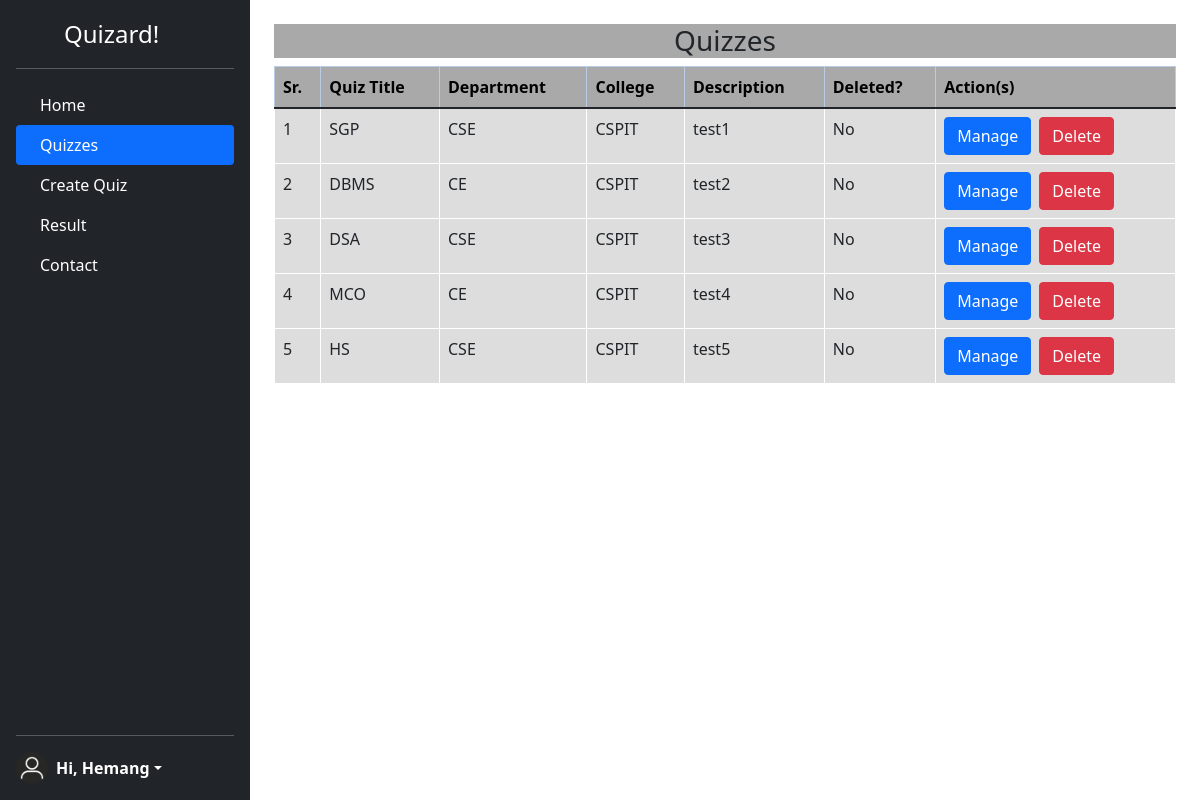
Page /t_quiz.php (signed in) on the committed database.
### tables this page shows
CREATE TABLE `quiz_list` (
  `quiz_id` int(11) NOT NULL,
  `quiz_name` varchar(1000) NOT NULL,
  `dept` varchar(50) NOT NULL,
  `college` varchar(50) NOT NULL,
  `quiz_info` varchar(1000) NOT NULL,
  `deleted` varchar(3) NOT NULL DEFAULT 'No',
  `quiz_date` timestamp NOT NULL DEFAULT CURRENT_TIMESTAMP
);

### t_quiz.php (the view, shortened to what this page needs)
<?php
include 'config.php';
$result = mysqli_query($con, "select * from quiz_list;");
?>
<!DOCTYPE html>
<html lang="en">
<head>
	<link rel="stylesheet" href="css/student.css">
	<link href="https://cdn.jsdelivr.net/npm/bootstrap@5.1.3/dist/css/bootstrap.min.css" rel="stylesheet">
</head>
<body>
	<div class="page">
		<div class="d-flex flex-column vh-100 flex-shrink-0 p-3 text-white bg-dark" style="width: 250px;"> <a href="/" class="d-flex align-items-center mb-3 mb-md-0 me-md-auto text-white text-decoration-none"> <svg class="bi me-2" width="40" height="32"> </svg> <span class="fs-4">Quizard!</span> </a>
			<hr>
			<ul class="nav nav-pills flex-column mb-auto">
				<li class="nav-item"> <a href="teacher.php" class="nav-link text-white" aria-current="page"> <i class="fa fa-home"></i><span class="ms-2">Home</span> </a> </li>
				<li> <a href="t_quiz.php" class="nav-link active"> <i class="fa fa-dashboard"></i><span class="ms-2">Quizzes</span> </a> </li>
				<li> <a href="t_create_quiz.php" class="nav-link text-white"> <i class="fa fa-dashboard"></i><span class="ms-2">Create Quiz</span> </a> </li>
				<li> <a href="t_result.php" class="nav-link text-white"> <i class="fa fa-first-order"></i><span class="ms-2">Result</span> </a> </li>
				<li> <a href="t_contact.php" class="nav-link text-white"> <span class="ms-2">Contact</span> </a> </li>
			</ul>
			<hr>
			<div class="dropdown"> <a href="#" class="d-flex align-items-center text-white text-decoration-none dropdown-toggle" id="dropdownUser1" data-bs-toggle="dropdown" aria-expanded="false"> <img src="imgs/user1.png" alt="" width="32" height="32" class="rounded-circle me-2"> <strong> <?php echo "Hi, " . $_SESSION['login_teacher'] ?></strong> </a>
			</div>
		</div>
		<div class="container">
			<div class="content container-lg">
				<br>
				<h3 class="text-center"style="background-color:#a9a9a9">Quizzes</h3>
				<table class="table table-bordered table-hover border border-dark">
					<thead class="table-primary">
						<tr>
							<th style="background-color:#a9a9a9">Sr.</th>
							<th style="background-color:#a9a9a9">Quiz Title</th>
							<th style="background-color:#a9a9a9">Department</th>
							<th style="background-color:#a9a9a9">College</th>
							<th style="background-color:#a9a9a9">Description</th>
							<th style="background-color:#a9a9a9">Deleted?</th>
							<th style="background-color:#a9a9a9">Action(s)</th>
						</tr>
					</thead>
					<?php
					if (mysqli_num_rows($result) > 0) {
						$i = 1;
						while ($row = $result->fetch_assoc()) {
					?>
							<tr style="border: 1px solid white;">
								<td style="background-color:#dddddd"><?= $i; ?></td>
								<td style="background-color:#dddddd"><?= $row['quiz_name']; ?></td>
								<td style="background-color:#dddddd"><?= $row['dept']; ?></td>
								<td style="background-color:#dddddd"><?= $row['college']; ?></td>
								<td style="background-color:#dddddd"><?= $row['quiz_info']; ?></td>
								<td style="background-color:#dddddd"><?= $row['deleted']; ?></td>
								<td style="background-color:#dddddd">
									<div class="d-flex">
										<form method="POST" action="t_manage_quiz.php">
											<button class="btn btn-primary me-2" type="submit">Manage</button>
										</form>
										<?php
										if ($row['deleted'] == "No") { ?>
											<button id="deleteQuiz" data-qid="<?= $row['quiz_id']; ?>" class="btn btn-danger">Delete</button>
										<?php }
										else { ?>
											<button id="addQuiz" data-qid="<?= $row['quiz_id']; ?>" class="btn btn-success">Add</button>
										<?php }	?>
									</div>
								</td>
							</tr>
					<?php
							$i++;
						}
					}
					?>
				</table>
			</div>
		</div>
	</div>
</body>
</html>

### css/student.css (style rules this page uses)
body { background-color: #eee }

### t_quiz.php (style rules this page uses)
.content { display: flex; flex-direction: column; }
.page { display: flex; }

### rows in the picture
quiz_list: quiz_name "SGP", dept "CSE", college "CSPIT", quiz_info "test1", deleted "No"
quiz_list: quiz_name "DBMS", dept "CE", college "CSPIT", quiz_info "test2", deleted "No"
quiz_list: quiz_name "DSA", dept "CSE", college "CSPIT", quiz_info "test3", deleted "No"
quiz_list: quiz_name "MCO", dept "CE", college "CSPIT", quiz_info "test4", deleted "No"
quiz_list: quiz_name "HS", dept "CSE", college "CSPIT", quiz_info "test5", deleted "No"

### other values in the picture
$_SESSION['login_teacher'] "Hemang"
